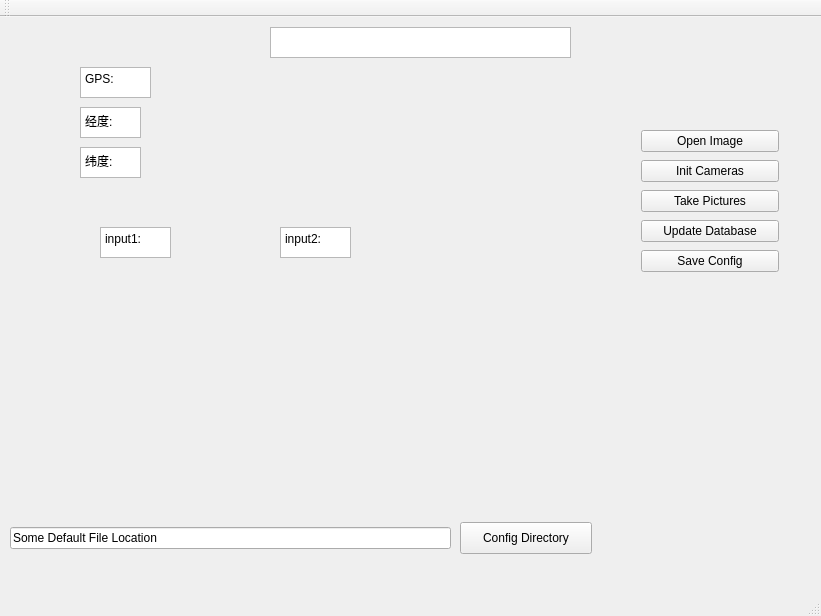
<?xml version="1.0" encoding="UTF-8"?>
<ui version="4.0">
 <class>MainWindow</class>
 <widget class="QMainWindow" name="MainWindow">
  <property name="geometry">
   <rect>
    <x>0</x>
    <y>0</y>
    <width>821</width>
    <height>616</height>
   </rect>
  </property>
  <property name="windowTitle">
   <string>Montafan</string>
  </property>
  <widget class="QWidget" name="centralWidget">
   <widget class="QLineEdit" name="configLocation">
    <property name="geometry">
     <rect>
      <x>10</x>
      <y>510</y>
      <width>441</width>
      <height>22</height>
     </rect>
    </property>
    <property name="text">
     <string>Some Default File Location</string>
    </property>
   </widget>
   <widget class="QPushButton" name="openConfigBtn">
    <property name="geometry">
     <rect>
      <x>460</x>
      <y>505</y>
      <width>132</width>
      <height>32</height>
     </rect>
    </property>
    <property name="text">
     <string>Config Directory</string>
    </property>
   </widget>
   <widget class="QWidget" name="verticalLayoutWidget">
    <property name="geometry">
     <rect>
      <x>630</x>
      <y>100</y>
      <width>160</width>
      <height>170</height>
     </rect>
    </property>
    <layout class="QVBoxLayout" name="verticalLayout">
     <item>
      <widget class="QPushButton" name="openImageBtn">
       <property name="text">
        <string>Open Image</string>
       </property>
      </widget>
     </item>
     <item>
      <widget class="QPushButton" name="InitCamerasBtn">
       <property name="text">
        <string>Init Cameras</string>
       </property>
      </widget>
     </item>
     <item>
      <widget class="QPushButton" name="takePictureBtn">
       <property name="text">
        <string>Take Pictures</string>
       </property>
      </widget>
     </item>
     <item>
      <widget class="QPushButton" name="updateDatabaseBtn">
       <property name="text">
        <string>Update Database</string>
       </property>
      </widget>
     </item>
     <item>
      <widget class="QPushButton" name="saveConfigBtn">
       <property name="text">
        <string>Save Config</string>
       </property>
      </widget>
     </item>
    </layout>
   </widget>
   <widget class="QWidget" name="widget" native="true">
    <property name="geometry">
     <rect>
      <x>80</x>
      <y>250</y>
      <width>131</width>
      <height>91</height>
     </rect>
    </property>
   </widget>
   <widget class="QTextBrowser" name="textBrowser">
    <property name="geometry">
     <rect>
      <x>80</x>
      <y>50</y>
      <width>71</width>
      <height>31</height>
     </rect>
    </property>
    <property name="html">
     <string>&lt;!DOCTYPE HTML PUBLIC &quot;-//W3C//DTD HTML 4.0//EN&quot; &quot;http://www.w3.org/TR/REC-html40/strict.dtd&quot;&gt;
&lt;html&gt;&lt;head&gt;&lt;meta name=&quot;qrichtext&quot; content=&quot;1&quot; /&gt;&lt;style type=&quot;text/css&quot;&gt;
p, li { white-space: pre-wrap; }
&lt;/style&gt;&lt;/head&gt;&lt;body style=&quot; font-family:'SimSun'; font-size:9pt; font-weight:400; font-style:normal;&quot;&gt;
&lt;p style=&quot; margin-top:0px; margin-bottom:0px; margin-left:0px; margin-right:0px; -qt-block-indent:0; text-indent:0px;&quot;&gt;GPS:&lt;/p&gt;&lt;/body&gt;&lt;/html&gt;</string>
    </property>
   </widget>
   <widget class="QWidget" name="widget_2" native="true">
    <property name="geometry">
     <rect>
      <x>250</x>
      <y>250</y>
      <width>131</width>
      <height>91</height>
     </rect>
    </property>
   </widget>
   <widget class="QTextBrowser" name="textBrowser_2">
    <property name="geometry">
     <rect>
      <x>80</x>
      <y>90</y>
      <width>61</width>
      <height>31</height>
     </rect>
    </property>
    <property name="html">
     <string>&lt;!DOCTYPE HTML PUBLIC &quot;-//W3C//DTD HTML 4.0//EN&quot; &quot;http://www.w3.org/TR/REC-html40/strict.dtd&quot;&gt;
&lt;html&gt;&lt;head&gt;&lt;meta name=&quot;qrichtext&quot; content=&quot;1&quot; /&gt;&lt;style type=&quot;text/css&quot;&gt;
p, li { white-space: pre-wrap; }
&lt;/style&gt;&lt;/head&gt;&lt;body style=&quot; font-family:'SimSun'; font-size:9pt; font-weight:400; font-style:normal;&quot;&gt;
&lt;p style=&quot; margin-top:0px; margin-bottom:0px; margin-left:0px; margin-right:0px; -qt-block-indent:0; text-indent:0px;&quot;&gt;经度:&lt;/p&gt;&lt;/body&gt;&lt;/html&gt;</string>
    </property>
   </widget>
   <widget class="QTextBrowser" name="vInput1">
    <property name="geometry">
     <rect>
      <x>100</x>
      <y>210</y>
      <width>71</width>
      <height>31</height>
     </rect>
    </property>
    <property name="html">
     <string>&lt;!DOCTYPE HTML PUBLIC &quot;-//W3C//DTD HTML 4.0//EN&quot; &quot;http://www.w3.org/TR/REC-html40/strict.dtd&quot;&gt;
&lt;html&gt;&lt;head&gt;&lt;meta name=&quot;qrichtext&quot; content=&quot;1&quot; /&gt;&lt;style type=&quot;text/css&quot;&gt;
p, li { white-space: pre-wrap; }
&lt;/style&gt;&lt;/head&gt;&lt;body style=&quot; font-family:'SimSun'; font-size:9pt; font-weight:400; font-style:normal;&quot;&gt;
&lt;p style=&quot; margin-top:0px; margin-bottom:0px; margin-left:0px; margin-right:0px; -qt-block-indent:0; text-indent:0px;&quot;&gt;input1:&lt;/p&gt;&lt;/body&gt;&lt;/html&gt;</string>
    </property>
   </widget>
   <widget class="QTextBrowser" name="vInput2">
    <property name="geometry">
     <rect>
      <x>280</x>
      <y>210</y>
      <width>71</width>
      <height>31</height>
     </rect>
    </property>
    <property name="html">
     <string>&lt;!DOCTYPE HTML PUBLIC &quot;-//W3C//DTD HTML 4.0//EN&quot; &quot;http://www.w3.org/TR/REC-html40/strict.dtd&quot;&gt;
&lt;html&gt;&lt;head&gt;&lt;meta name=&quot;qrichtext&quot; content=&quot;1&quot; /&gt;&lt;style type=&quot;text/css&quot;&gt;
p, li { white-space: pre-wrap; }
&lt;/style&gt;&lt;/head&gt;&lt;body style=&quot; font-family:'SimSun'; font-size:9pt; font-weight:400; font-style:normal;&quot;&gt;
&lt;p style=&quot; margin-top:0px; margin-bottom:0px; margin-left:0px; margin-right:0px; -qt-block-indent:0; text-indent:0px;&quot;&gt;input2:&lt;/p&gt;&lt;/body&gt;&lt;/html&gt;</string>
    </property>
   </widget>
   <widget class="QTextBrowser" name="textBrowser_3">
    <property name="geometry">
     <rect>
      <x>80</x>
      <y>130</y>
      <width>61</width>
      <height>31</height>
     </rect>
    </property>
    <property name="html">
     <string>&lt;!DOCTYPE HTML PUBLIC &quot;-//W3C//DTD HTML 4.0//EN&quot; &quot;http://www.w3.org/TR/REC-html40/strict.dtd&quot;&gt;
&lt;html&gt;&lt;head&gt;&lt;meta name=&quot;qrichtext&quot; content=&quot;1&quot; /&gt;&lt;style type=&quot;text/css&quot;&gt;
p, li { white-space: pre-wrap; }
&lt;/style&gt;&lt;/head&gt;&lt;body style=&quot; font-family:'SimSun'; font-size:9pt; font-weight:400; font-style:normal;&quot;&gt;
&lt;p style=&quot; margin-top:0px; margin-bottom:0px; margin-left:0px; margin-right:0px; -qt-block-indent:0; text-indent:0px;&quot;&gt;纬度:&lt;/p&gt;&lt;/body&gt;&lt;/html&gt;</string>
    </property>
   </widget>
   <widget class="QTextBrowser" name="timeDisplayText">
    <property name="geometry">
     <rect>
      <x>270</x>
      <y>10</y>
      <width>301</width>
      <height>31</height>
     </rect>
    </property>
    <property name="html">
     <string>&lt;!DOCTYPE HTML PUBLIC &quot;-//W3C//DTD HTML 4.0//EN&quot; &quot;http://www.w3.org/TR/REC-html40/strict.dtd&quot;&gt;
&lt;html&gt;&lt;head&gt;&lt;meta name=&quot;qrichtext&quot; content=&quot;1&quot; /&gt;&lt;style type=&quot;text/css&quot;&gt;
p, li { white-space: pre-wrap; }
&lt;/style&gt;&lt;/head&gt;&lt;body style=&quot; font-family:'SimSun'; font-size:9pt; font-weight:400; font-style:normal;&quot;&gt;
&lt;p style=&quot;-qt-paragraph-type:empty; margin-top:0px; margin-bottom:0px; margin-left:0px; margin-right:0px; -qt-block-indent:0; text-indent:0px;&quot;&gt;&lt;br /&gt;&lt;/p&gt;&lt;/body&gt;&lt;/html&gt;</string>
    </property>
   </widget>
  </widget>
  <widget class="QStatusBar" name="statusBar"/>
  <widget class="QMenuBar" name="menuBar">
   <property name="geometry">
    <rect>
     <x>0</x>
     <y>0</y>
     <width>821</width>
     <height>26</height>
    </rect>
   </property>
  </widget>
  <widget class="QToolBar" name="mainToolBar">
   <attribute name="toolBarArea">
    <enum>TopToolBarArea</enum>
   </attribute>
   <attribute name="toolBarBreak">
    <bool>false</bool>
   </attribute>
  </widget>
 </widget>
 <layoutdefault spacing="6" margin="11"/>
 <resources/>
 <connections/>
</ui>
